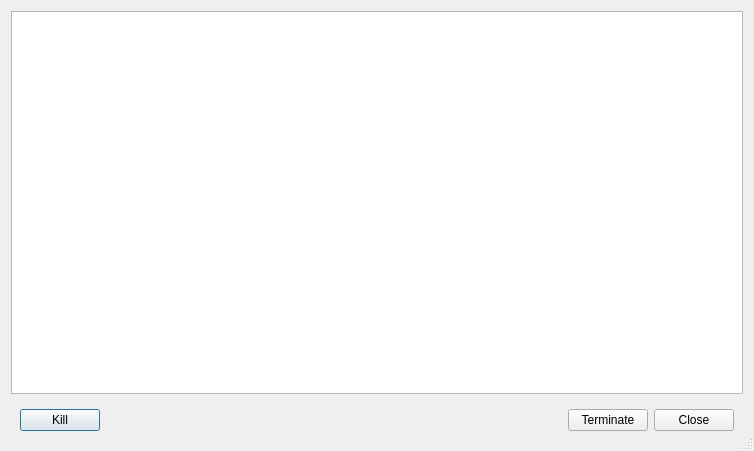
<?xml version="1.0" encoding="UTF-8"?>
<ui version="4.0">
 <class>SearchDialog</class>
 <widget class="QDialog" name="SearchDialog">
  <property name="windowModality">
   <enum>Qt::ApplicationModal</enum>
  </property>
  <property name="geometry">
   <rect>
    <x>0</x>
    <y>0</y>
    <width>754</width>
    <height>451</height>
   </rect>
  </property>
  <property name="windowTitle">
   <string>Synthesis</string>
  </property>
  <property name="sizeGripEnabled">
   <bool>true</bool>
  </property>
  <property name="modal">
   <bool>true</bool>
  </property>
  <layout class="QVBoxLayout" name="verticalLayout">
   <item>
    <widget class="QTextEdit" name="textEdit">
     <property name="font">
      <font>
       <family>Monospace</family>
      </font>
     </property>
     <property name="acceptDrops">
      <bool>false</bool>
     </property>
     <property name="undoRedoEnabled">
      <bool>false</bool>
     </property>
     <property name="acceptRichText">
      <bool>false</bool>
     </property>
     <property name="cursorWidth">
      <number>0</number>
     </property>
     <property name="textInteractionFlags">
      <set>Qt::TextSelectableByKeyboard|Qt::TextSelectableByMouse</set>
     </property>
    </widget>
   </item>
   <item>
    <widget class="QWidget" name="widget" native="true">
     <property name="sizePolicy">
      <sizepolicy hsizetype="Preferred" vsizetype="Minimum">
       <horstretch>0</horstretch>
       <verstretch>0</verstretch>
      </sizepolicy>
     </property>
     <layout class="QHBoxLayout" name="horizontalLayout">
      <item>
       <widget class="QPushButton" name="killButton">
        <property name="sizePolicy">
         <sizepolicy hsizetype="Preferred" vsizetype="Preferred">
          <horstretch>0</horstretch>
          <verstretch>0</verstretch>
         </sizepolicy>
        </property>
        <property name="text">
         <string>Kill</string>
        </property>
       </widget>
      </item>
      <item>
       <spacer name="horizontalSpacer">
        <property name="orientation">
         <enum>Qt::Horizontal</enum>
        </property>
        <property name="sizeHint" stdset="0">
         <size>
          <width>40</width>
          <height>20</height>
         </size>
        </property>
       </spacer>
      </item>
      <item>
       <widget class="QPushButton" name="terminateButton">
        <property name="sizePolicy">
         <sizepolicy hsizetype="Preferred" vsizetype="Preferred">
          <horstretch>0</horstretch>
          <verstretch>0</verstretch>
         </sizepolicy>
        </property>
        <property name="text">
         <string>Terminate</string>
        </property>
       </widget>
      </item>
      <item>
       <widget class="QPushButton" name="closeButton">
        <property name="sizePolicy">
         <sizepolicy hsizetype="Preferred" vsizetype="Preferred">
          <horstretch>0</horstretch>
          <verstretch>0</verstretch>
         </sizepolicy>
        </property>
        <property name="text">
         <string>Close</string>
        </property>
       </widget>
      </item>
     </layout>
    </widget>
   </item>
  </layout>
 </widget>
 <resources/>
 <connections/>
</ui>
